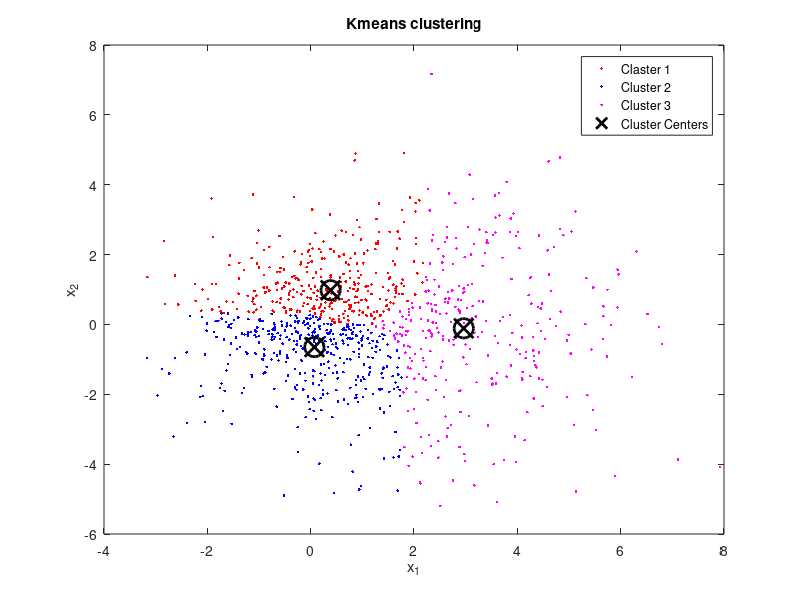
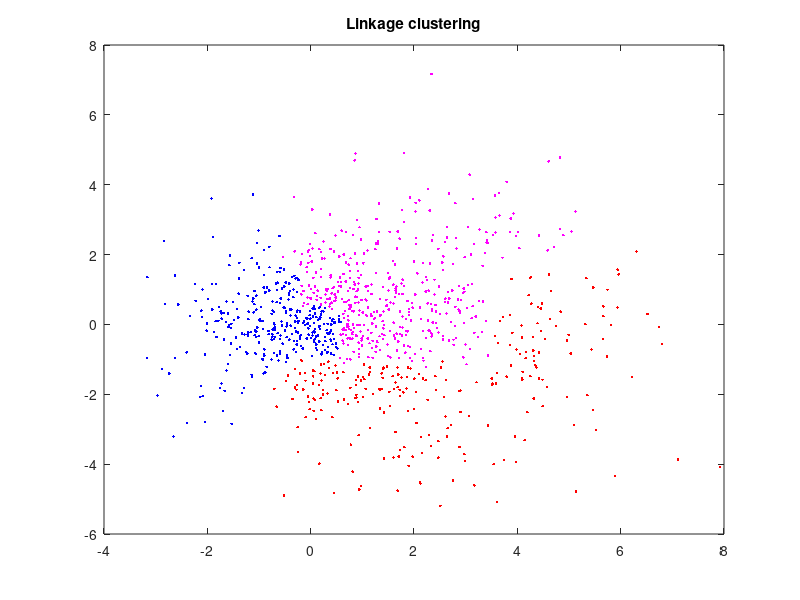
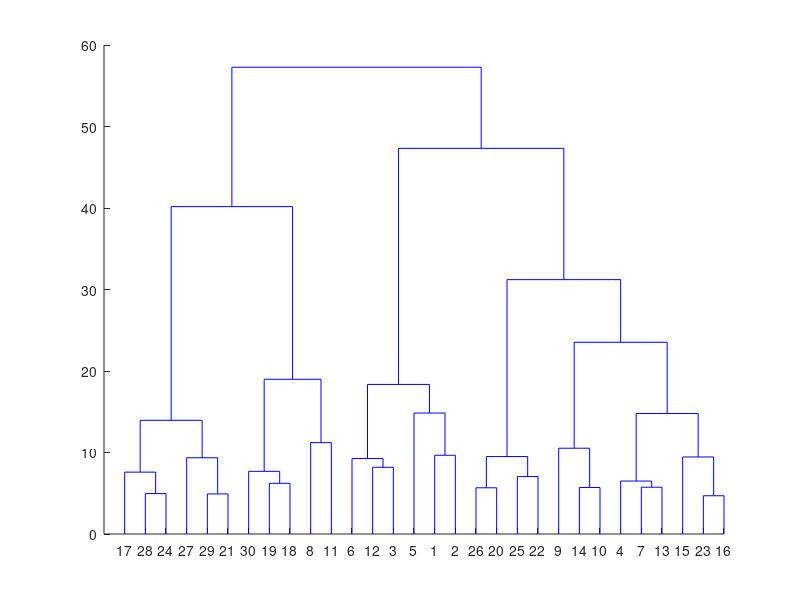

Write MATLAB code to recreate these figures, in order.
clc
clear
close all
%% load data
load DATA1.mat
%% K-Means Settings

nCluster=3;                              % Number of Clusters

DistanceMetric='cityblock';            % Metric

Options  = statset('Display','final');

%% Run K-Means

[I, C , sumd ,D]=kmeans(x,nCluster,...
    'Distance',DistanceMetric,...
    'Options',Options);

%% Plot results

figure;
plot(x(I==1,1),x(I==1,2),'r.');
hold on;
plot(x(I==2,1),x(I==2,2),'b.');
plot(x(I==3,1),x(I==3,2),'m.');

plot(C(:,1),C(:,2),'kx','LineWidth',2,'MarkerSize',14);
plot(C(:,1),C(:,2),'ko','LineWidth',2,'MarkerSize',14);

legend('Claster 1','Cluster 2','Cluster 3','Cluster Centers');

xlabel('x_1');
ylabel('x_2');
title('Kmeans clustering')

hold off;
%% linkage clustering
X=x;
Z = linkage(X,'ward');
c = cluster(Z,'Maxclust',3);
figure;
plot(x(c==1,1),x(c==1,2),'r.');
hold on;
plot(x(c==2,1),x(c==2,2),'b.');
plot(x(c==3,1),x(c==3,2),'m.');
title('Linkage clustering')
figure;
cutoff = median([Z(end-2,3) Z(end-1,3)]);
dendrogram(Z,'ColorThreshold',cutoff)





